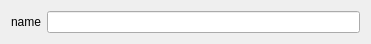
<?xml version="1.0" encoding="UTF-8"?>
<ui version="4.0">
 <class>GeneratorNamespace</class>
 <widget class="QWidget" name="GeneratorNamespace">
  <property name="geometry">
   <rect>
    <x>0</x>
    <y>0</y>
    <width>371</width>
    <height>38</height>
   </rect>
  </property>
  <property name="windowTitle">
   <string>GeneratorNamespace</string>
  </property>
  <layout class="QGridLayout" name="gridLayout">
   <item row="0" column="0">
    <widget class="QLabel" name="label">
     <property name="text">
      <string>name</string>
     </property>
    </widget>
   </item>
   <item row="0" column="1">
    <widget class="QLineEdit" name="lineEditName"/>
   </item>
  </layout>
 </widget>
 <resources/>
 <connections/>
</ui>
